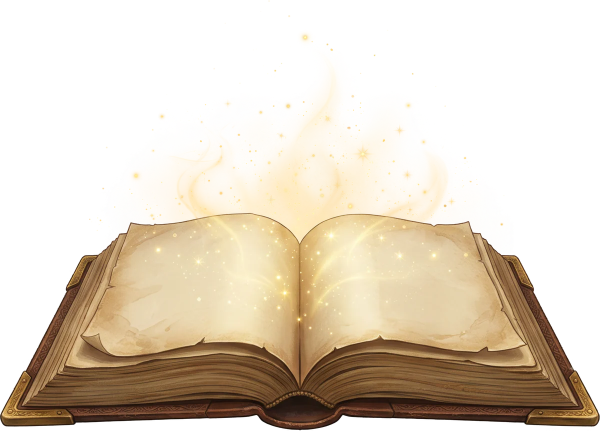
#> input picture assets/book.webp, 1200 x 861 px, given in place of 아침방송.jpg, which was not available (shown at 1/2 size)
$ python cutout.py
#> lines starting #> are read from the running program, lines starting #| are printed output that depends on the picture; after the words box and inside, x2 and y2 are one past the last pixel; in counts of white or black regions, pixels touching at a corner belong together
"""reference_imgs의 그림에서 배경을 지워 assets/ 에 투명 WebP로 저장합니다.
실행: python3 tools/cutout.py <업스케일 폴더>   (매직월드·커튼은 미리 3배로 키운 파일 사용)"""
import sys, os
import numpy as np
from PIL import Image, ImageDraw, ImageFilter

ROOT = os.path.dirname(os.path.dirname(os.path.abspath(__file__)))
REF = os.path.join(ROOT, "reference_imgs"); OUT = os.path.join(ROOT, "assets")
UP = sys.argv[1] if len(sys.argv) > 1 else REF

def load(p): return np.asarray(Image.open(p).convert("RGB")).astype(np.float32)
#> called with p = 'reference_imgs/아침방송.jpg'
def save(rgb, a, name, maxw=None, q=86):
    img = Image.fromarray(np.dstack([np.clip(rgb, 0, 255), np.clip(a * 255, 0, 255)]).astype(np.uint8), "RGBA")
    if maxw and img.width > maxw: img = img.resize((maxw, round(img.height * maxw / img.width)), Image.LANCZOS)
    img.save(os.path.join(OUT, name), "WEBP", quality=q, method=6)
    print(name, img.size, os.path.getsize(os.path.join(OUT, name)) // 1024, "KB")

def flood_from_border(cand):
    """cand(bool) 중 가장자리와 이어진 부분만 True"""
    h, w = cand.shape
    m = Image.fromarray((cand * 255).astype(np.uint8), "L").copy()   # copy: 배열과 메모리를 공유하면 채우기가 안 먹어요
    step = 8
    seeds = [(x, 0) for x in range(0, w, step)] + [(x, h - 1) for x in range(0, w, step)] + [(0, y) for y in range(0, h, step)] + [(w - 1, y) for y in range(0, h, step)]
    for s in seeds:
        if m.getpixel(s) == 255: ImageDraw.floodfill(m, s, 128)
    return np.asarray(m) == 128

def sat_val(rgb):
    mx = rgb.max(2); mn = rgb.min(2)
    return (mx - mn) / np.maximum(mx, 1), mx / 255, mn

def white_bg(path, name, maxw=640):
    """흰 배경: 가장자리와 이어진 흰색·회색(그림자)을 투명하게, 그림자는 반투명으로"""
    rgb = load(path); s, v, mn = sat_val(rgb)
    cand = (s < .12) & (mn > 140)
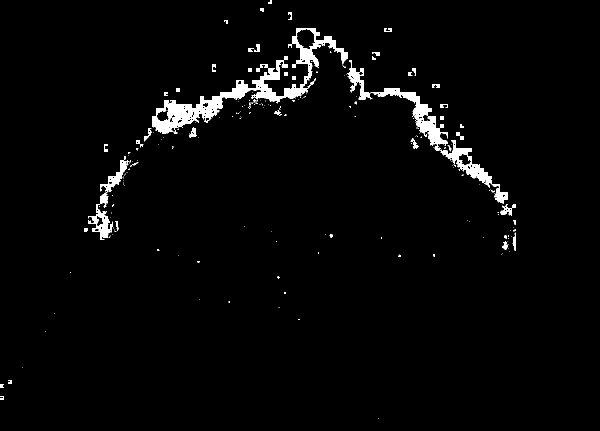
#> cand: shape (861, 1200) bool (shown at 1/2 size); 2.6% white; 228 white regions (178 under 20 px), largest, box (x1, y1, x2, y2) and area: (304, 56, 696, 268) 12526, (741, 176, 1016, 408) 6772, (200, 320, 258, 415) 1277
    region = flood_from_border(cand)
#> in flood_from_border, `return np.asarray(m) == 128`: returned value: shape (861, 1200) bool; 0.01% white; 2 white regions, box (x1, y1, x2, y2) and area: (0, 768, 8, 776) 48, (0, 792, 8, 800) 38
    # 고리 안쪽처럼 가장자리와 안 이어진 넓은 흰 구멍도 지우기(작은 반사광은 남김)
    h, w = cand.shape
#> h = 861; w = 1200
    m = Image.fromarray(((cand & ~region) * 255).astype(np.uint8), "L").copy()
    for sy in range(0, h, 10):
        for sx in range(0, w, 10):
            if m.getpixel((sx, sy)) == 255:
                ImageDraw.floodfill(m, (sx, sy), 100)
                arr = np.asarray(m); hole = arr == 100
                if hole.mean() > .012: region |= hole
                m = Image.fromarray(np.where(hole, 50, arr).astype(np.uint8), "L").copy()
#> hole: shape (861, 1200) bool; 0% white; 1 white region, box (x1, y1, x2, y2) and area: (16, 760, 24, 768) 42
    a = np.ones(mn.shape, np.float32)
    soft = np.clip((255 - mn) / 115, 0, 1) ** 1.2          # 하얄수록 투명
    a[region] = soft[region] * .85
    a = np.asarray(Image.fromarray((a * 255).astype(np.uint8)).filter(ImageFilter.GaussianBlur(.8))) / 255
    # 흰 배경 번짐 제거: C = (C - (1-a)*255)/a
    out = (rgb - (1 - a[..., None]) * 255) / np.maximum(a[..., None], .05)
    out = np.where(a[..., None] > .02, out, 0)
    save(out, a, name, maxw)
#| icon-morning.webp (640, 459) 34 KB
#> call 2 of white_bg, with path = 'reference_imgs/극장.jpg', name = 'icon-theater.webp', maxw = 640
#> call 2 of load, with p = 'reference_imgs/극장.jpg'
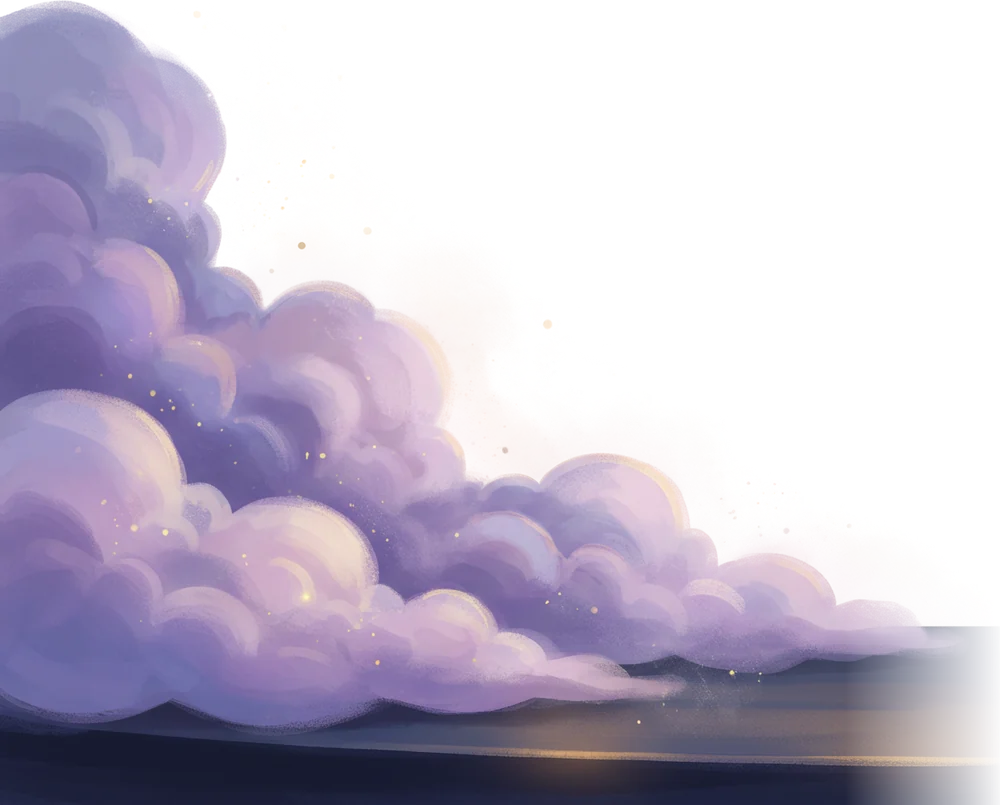
#> input picture assets/clouds-left.webp, 1000 x 805 px, given in place of 극장.jpg, which was not available
#> in sat_val (call 2), `mn = rgb.min(2)`:
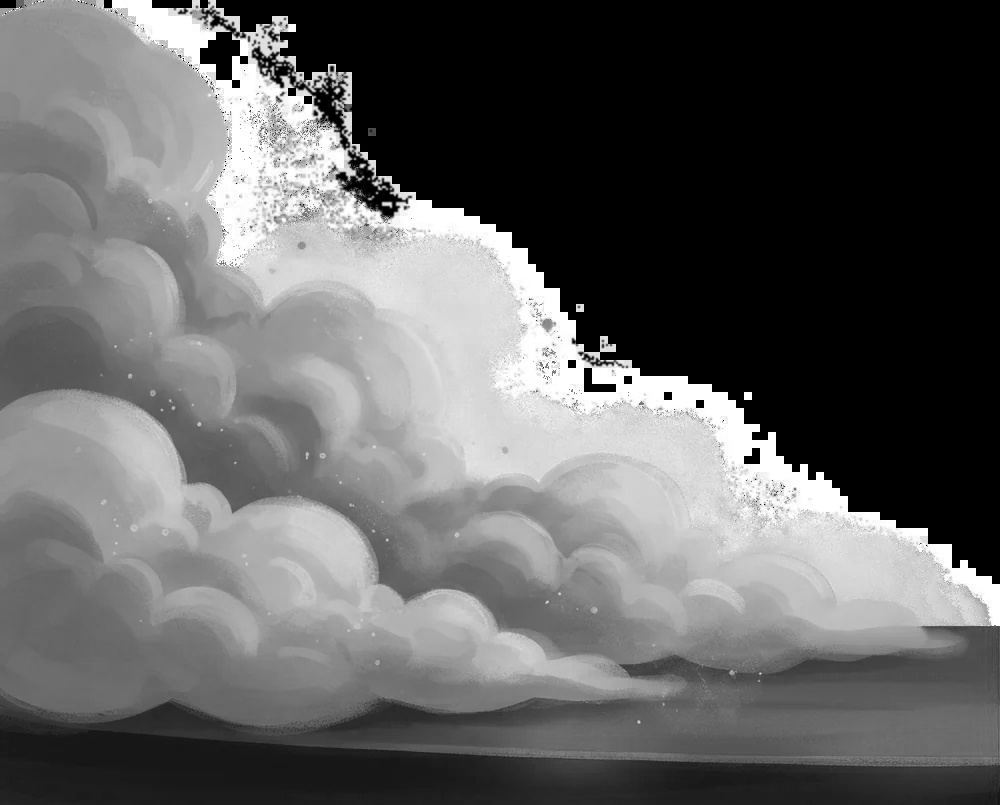
#> mn: shape (805, 1000) float32; min 0, max 255, mean 98.7
#> in white_bg (call 2), `s, v, mn = sat_val(rgb)`:
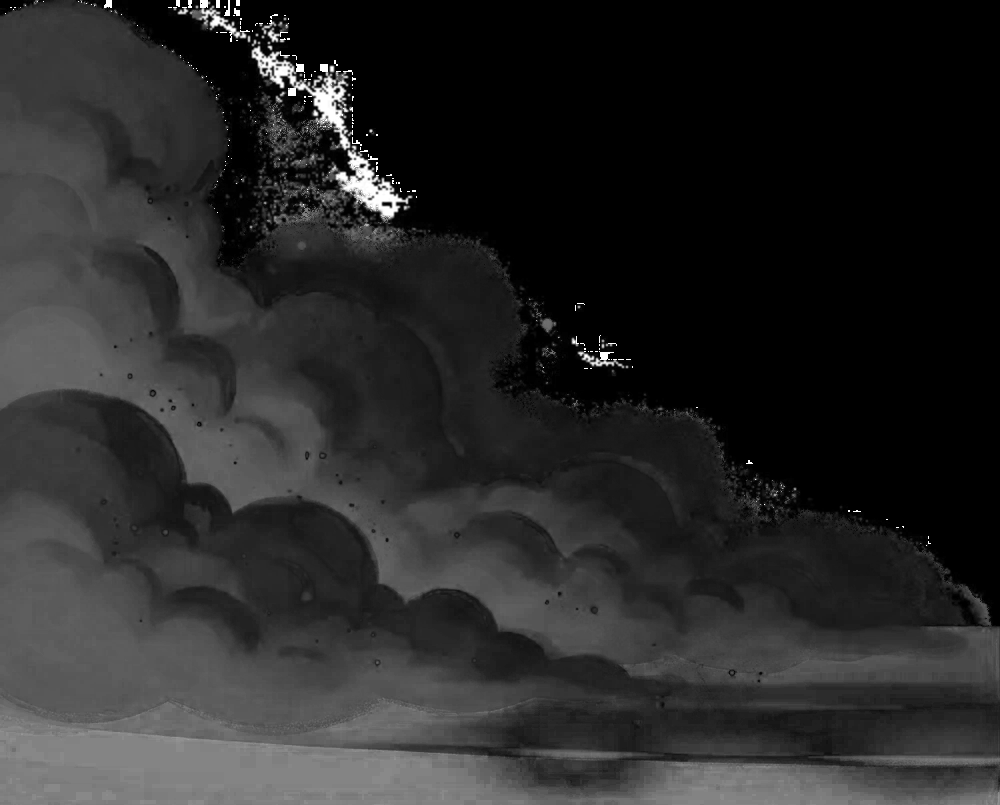
#> s: shape (805, 1000) float32; min 0, max 1, mean 0.158
#> in white_bg (call 2), `cand = (s < .12) & (mn > 140)`: cand: shape (805, 1000) bool; 15.3% white; 391 white regions (330 under 20 px), largest, box (x1, y1, x2, y2) and area: (105, 0, 1000, 628) 105539, (102, 401, 237, 544) 5281, (436, 589, 550, 676) 2719
#> in flood_from_border (call 2), `return np.asarray(m) == 128`: returned value: shape (805, 1000) bool; 13.1% white; 6 white regions, box (x1, y1, x2, y2) and area: (105, 0, 1000, 628) 104817, (205, 0, 240, 31) 216, (82, 0, 104, 9) 107, (0, 8, 22, 16) 87, (24, 0, 35, 7) 49, (38, 0, 54, 3) 32
#> in white_bg (call 2), `m = Image.fromarray(((cand & ~region) * 255).astype(np.uint8), "L").co..`: m: PIL image 1000x805 L; 2.2% white; 524 white regions (464 under 20 px), largest, box (x1, y1, x2, y2) and area: (102, 401, 237, 544) 5281, (436, 589, 550, 676) 2719, (240, 502, 325, 544) 1550
#> after the loop in white_bg (call 2), `for sy in range(0, h, 10):`: hole: shape (805, 1000) bool; 0% white in thin lines or dots, all inside (x1, y1, x2, y2) = (620, 670, 621, 671)
#> in white_bg (call 2), `a[region] = soft[region] * .85`:
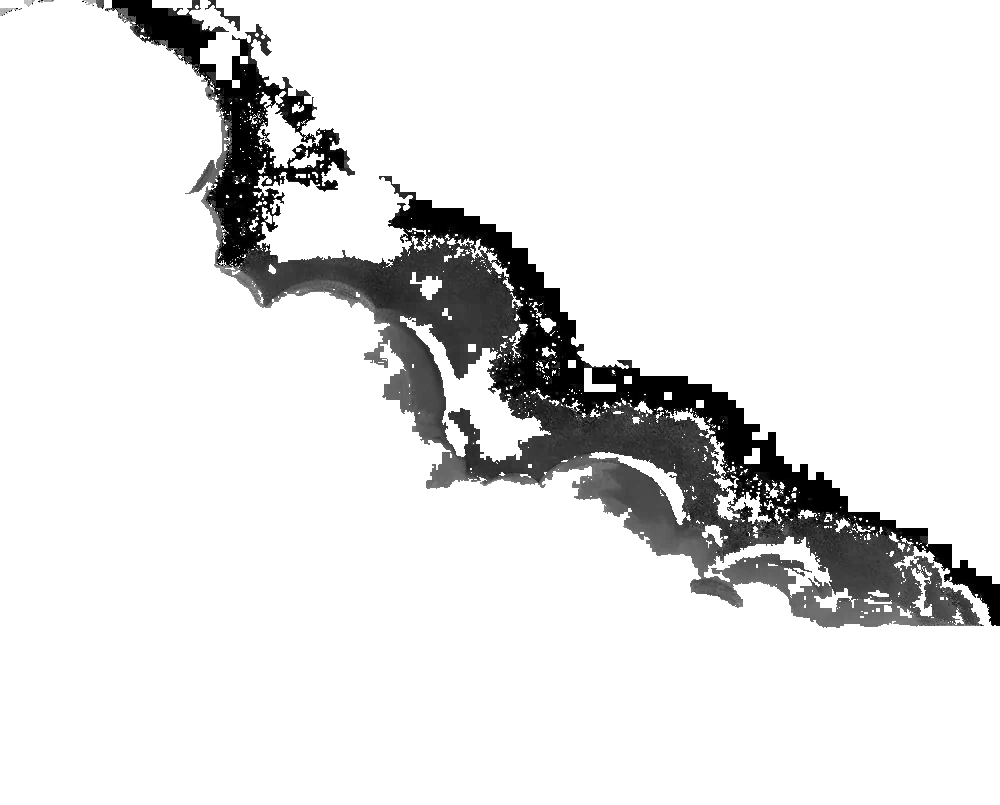
#> a: shape (805, 1000) float32; min 0, max 1, mean 0.893
#> in white_bg (call 2), `out = (rgb - (1 - a[..., None]) * 255) / np.maximum(a[..., None], .05)`:
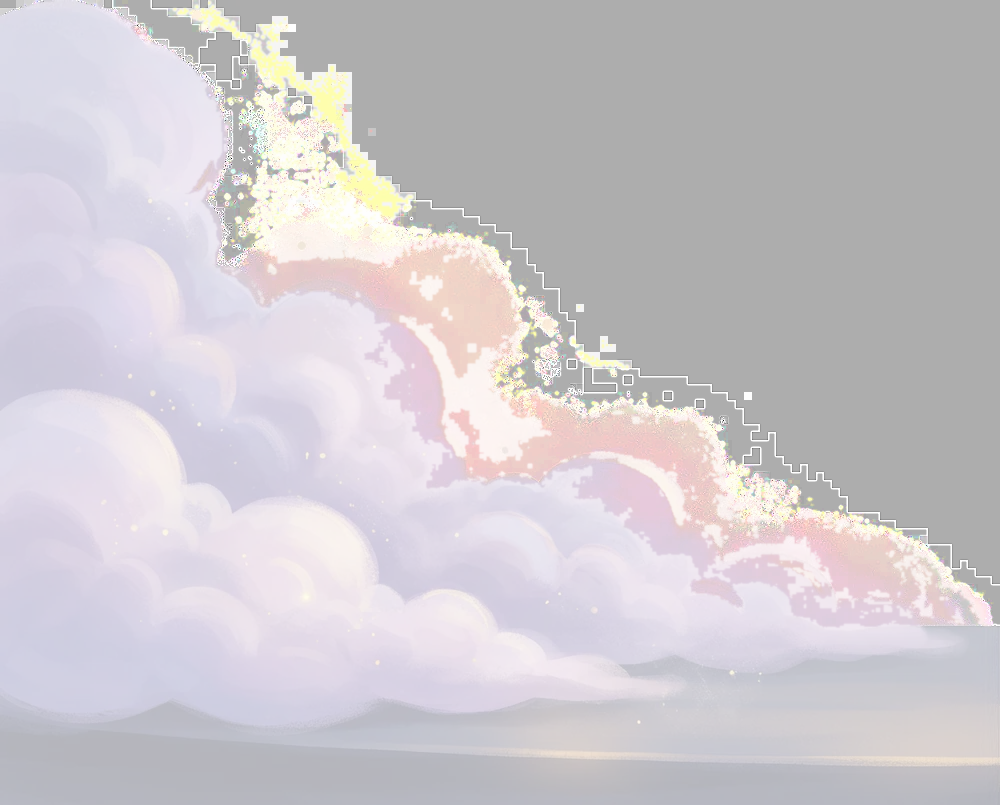
#> out: shape (805, 1000, 3) float64; mean R, G, B 98.9, 85, 100.4; drawn with min black and max white
#| icon-theater.webp (640, 515) 73 KB

def checker_light(path, name, maxw=None):
    """밝은 체크무늬(흰/연회색) 배경: 채도 낮고 밝은 부분 중 가장자리와 이어진 곳 제거"""
#> called with path = 'reference_imgs/curtain.png', name = 'curtain.webp', maxw = 2400
    rgb = load(path); s, v, mn = sat_val(rgb)
    cand = (s < .1) & (v > .86)
#> cand: shape (805, 1000) bool; 7.9% white; 651 white regions (575 under 20 px), largest, box (x1, y1, x2, y2) and area: (379, 176, 1000, 626) 35316, (206, 24, 420, 321) 16585, (111, 0, 229, 86) 3372
    region = flood_from_border(cand)
#> in flood_from_border (call 3), `return np.asarray(m) == 128`: returned value: shape (805, 1000) bool; 4.5% white; 3 white regions, box (x1, y1, x2, y2) and area: (379, 176, 1000, 626) 32873, (112, 0, 229, 68) 3101, (205, 0, 240, 31) 212
    # 가운데 빈 공간도 체크무늬 — 가운데 점에서도 채움
    h, w = cand.shape
#> h = 805; w = 1000
    m = Image.fromarray(((cand & ~region) * 255).astype(np.uint8), "L").copy()
#> m: PIL image 1000x805 L; 3.5% white; 764 white regions (683 under 20 px), largest, box (x1, y1, x2, y2) and area: (206, 24, 420, 321) 16585, (822, 527, 900, 595) 1757, (401, 326, 448, 442) 1027
    for sx in range(int(w * .3), int(w * .7), 12):
        for sy in range(int(h * .35), int(h * .95), 12):
            if m.getpixel((sx, sy)) == 255: ImageDraw.floodfill(m, (sx, sy), 128)
    region |= np.asarray(m) == 128
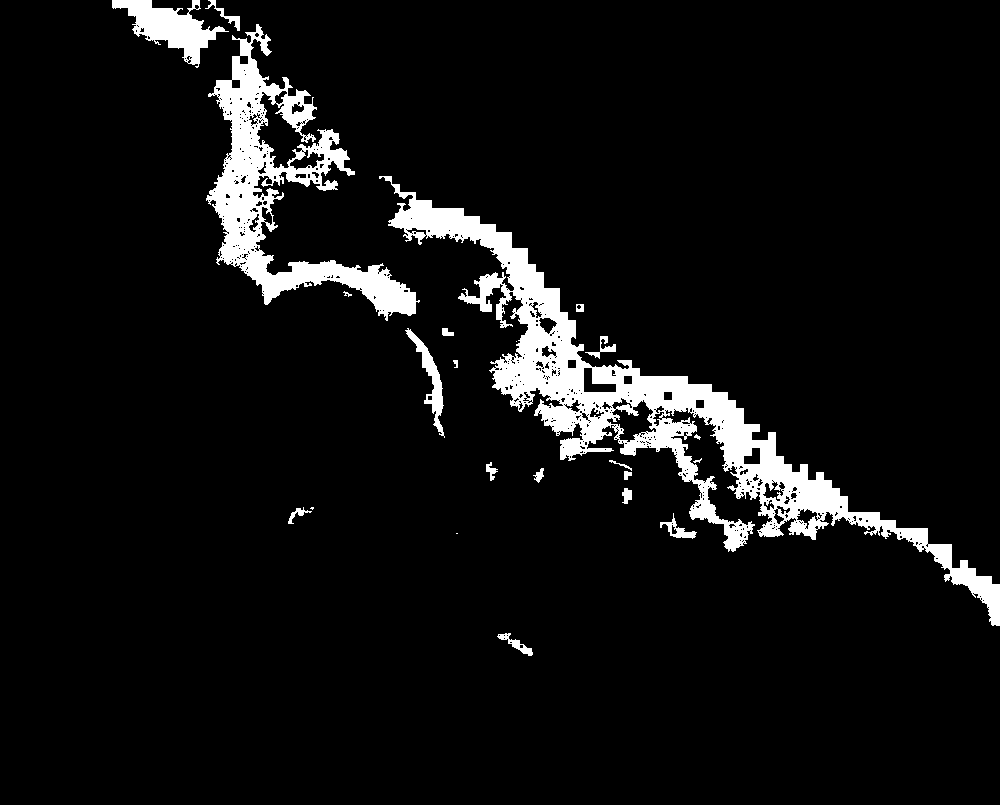
#> region: shape (805, 1000) bool; 6.8% white; 23 white regions (4 under 20 px), largest, box (x1, y1, x2, y2) and area: (379, 176, 1000, 626) 32884, (206, 24, 420, 321) 16096, (112, 0, 229, 68) 3101
    a = (~region).astype(np.float32)
    a = np.asarray(Image.fromarray((a * 255).astype(np.uint8)).filter(ImageFilter.MinFilter(3)).filter(ImageFilter.GaussianBlur(1.2))) / 255
    save(rgb, a, name, maxw)
#| curtain.webp (1000, 805) 72 KB

def dark_glow(path, name, maxw=None):
    """어두운 배경 위의 빛 효과: 밝기 → 투명도 (검정 기준으로 색 복원)"""
    rgb = load(path)
    base = 84.0   # 체크무늬 회색(44~80)까지 지움
    lum = np.clip(rgb.max(2) - base, 0, None) / (255 - base)
    a = np.clip(lum * 1.35, 0, 1) ** 1.1
    out = np.clip((rgb - base) / np.maximum(a[..., None], .05) * (255 / (255 - base)), 0, 255)
    save(out, a, name, maxw)

def clouds(path, name, maxw=2000):
    """남색 하늘 위 구름: 남색을 투명하게"""
    rgb = load(path); navy = np.array([28, 28, 78], np.float32)
    d = np.sqrt(((rgb - navy) ** 2).sum(2))
    a = np.clip((d - 18) / 70, 0, 1)
    a = np.asarray(Image.fromarray((a * 255).astype(np.uint8)).filter(ImageFilter.GaussianBlur(1))) / 255
    save(rgb, a, name, maxw)

def vignette(path, name, maxw=2400):
    """매직월드: 위와 양옆을 별하늘로 녹아들게 흐리기"""
    rgb = load(path); h, w, _ = rgb.shape
    y, x = np.mgrid[0:h, 0:w].astype(np.float32)
    nx = (x / w - .5) * 2; ny = y / h
    side = np.clip((1 - np.abs(nx)) / .16, 0, 1)
    top = np.clip((ny - .0) / .14, 0, 1)
    ell = np.clip((1.12 - np.sqrt(nx ** 2 * .9 + ((ny - 1.05) * 1.25) ** 2)) / .38, 0, 1)
    a = np.minimum(side, top) ** 1.2
    a = np.maximum(a, 0)
    save(rgb, a, name, maxw, q=84)

os.makedirs(OUT, exist_ok=True)
white_bg(os.path.join(REF, "아침방송.jpg"), "icon-morning.webp")
white_bg(os.path.join(REF, "극장.jpg"), "icon-theater.webp")
checker_light(os.path.join(UP, "curtain.png"), "curtain.webp", 2400)
#> (the run stopped early here; a loop or call above may not have finished)
